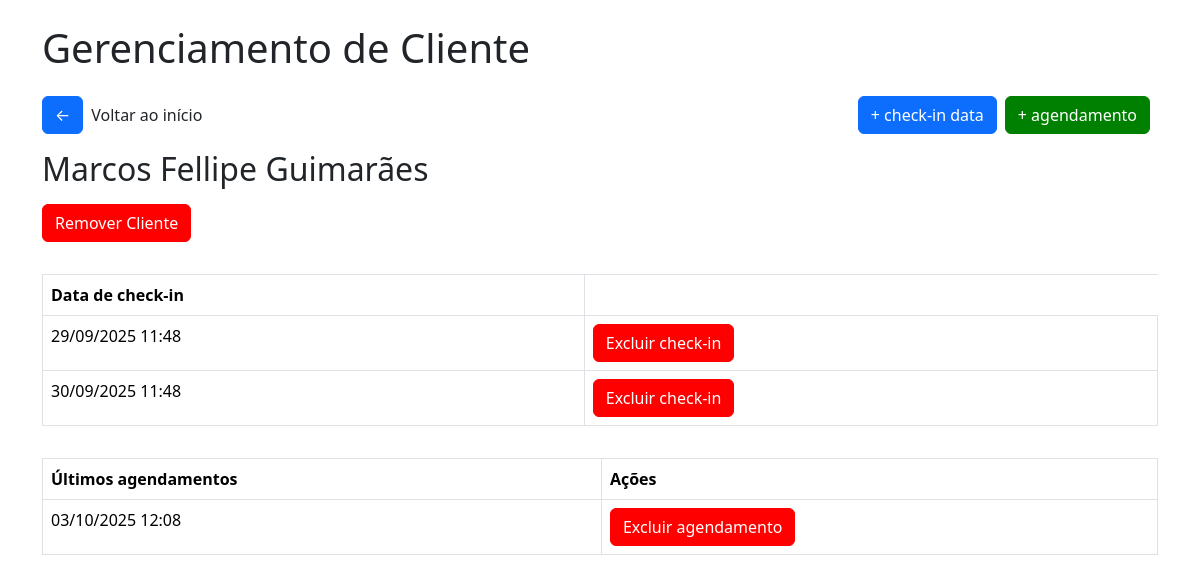
Screenshot of /clientelimpeza/1 with the database file from the repository.
### tables this page shows
CREATE TABLE cliente_limpeza (
        id INTEGER PRIMARY KEY AUTOINCREMENT,
        nome TEXT NOT NULL,
        status BOOLEAN DEFAULT FALSE,
        checkins INTEGER DEFAULT 0
    );

CREATE TABLE checkin_limpeza (
        id INTEGER PRIMARY KEY AUTOINCREMENT,
        cliente_id INTEGER,
        data DATETIME,
        FOREIGN KEY(cliente_id) REFERENCES clientes(id)
    );

CREATE TABLE historico_agendamento_limpeza (
        id INTEGER PRIMARY KEY AUTOINCREMENT,
        cliente_id INTEGER,
        data DATETIME,
        FOREIGN KEY(cliente_id) REFERENCES clientes(id)
    );

### app/views/limpeza.py (the view)
@app.route('/clientelimpeza/<int:cliente_id>')
def cliente_limpeza(cliente_id):
    conn = get_db_connection()
    cliente = conn.execute("SELECT * FROM cliente_limpeza WHERE id = ?", (cliente_id,)).fetchone()
    checkins = conn.execute("SELECT * FROM checkin_limpeza WHERE cliente_id = ? ORDER BY data ASC", (cliente_id,))
    agendamentos = conn.execute("SELECT * FROM historico_agendamento_limpeza WHERE cliente_id = ? ORDER BY data ASC", (cliente_id,))
    return render_template('limpeza/cliente_limpeza.html', cliente=cliente, checkins=checkins, agendamentos=agendamentos)

### app/model/model.py (called while the page is built)
def get_db_connection():
    conn = sqlite3.connect('checkins.db')
    conn.row_factory = sqlite3.Row
    return conn

### app/templates/limpeza/cliente_limpeza.html (shortened to what this page needs)
<!DOCTYPE html>
<html lang="pt-br">
<head>
    <link href="https://cdn.jsdelivr.net/npm/bootstrap@5.3.2/dist/css/bootstrap.min.css" rel="stylesheet">
    <link rel="stylesheet" href="{{url_for('static', filename='css/style.css')}}">
    <link rel="stylesheet" href="{{url_for('static', filename='css/modal.css')}}">
</head>
<body>
    <div class="container">
        <h1 class="mb-4">
            Gerenciamento de Cliente
        </h1>
        <div class="box-btn-home">
            <div class="box"><a href="/limpeza" class="btn btn-primary btn-home">&#x2190</a>
            <p>Voltar ao início</p></div>
            <div class="box">
                <a href="/adcheckindatalimpeza/{{cliente.id}}" class="btn btn-primary btn-home">+ check-in data</a>
                <a href="/adicionaragendamentolimpeza/{{cliente.id}}" class="btn btn-primary btn-home green">+ agendamento</a>
            </div>
        </div>
        <h2 class="mb-3">
            {{cliente.nome}}
        </h2>
        <button class="btn btn-primary btn-remover" id="openModal">Remover Cliente</button>
        <table class="table table-bordered table-checkin">
            <thead>
                <tr>
                <th>Data de check-in</th>
                </tr>
            </thead>
            <tbody>
                {% for checkin in checkins %}
                <tr>
                <td>{{ checkin.data }}</td>
                <td><a href="/excluircheckinlimpeza/{{checkin.id}}" class="btn btn-primary btn-remover excludecheckin">Excluir check-in</a></td>
                </tr>
                {% endfor %}
            </tbody>
        </table>
        <table class="table table-bordered table-checkin">
            <thead>
                <tr>
                <th>Últimos agendamentos</th>
                <th>Ações</th>
                </tr>
            </thead>
            <tbody>
                {% for a in agendamentos %}
                <tr>
                <td>{{ a.data }}</td>
                <td><a href="/excluiragendamentolimpeza/{{a.id}}" class="btn btn-primary btn-remover excludecheckin">Excluir agendamento</a></td>
                </tr>
                {% endfor %}
            </tbody>
        </table>
</body>
</html>

### app/static/css/style.css (style rules this page uses)
body { padding: 24px; }
a { text-decoration: none; }
.btn-remover { background-color: red; border-color: red; }
.btn-home { margin-bottom: 16px; margin-right: 8px; }
.box-btn-home { width: 100%; display: flex; justify-content: space-between; align-items: center; }
.box-btn-home .box { display: flex; justify-content: center; align-items: center; }
.table-checkin { margin-top: 32px; }
.excludecheckin { color: white; }
.green { background-color: green; border-color:green; }

### rows the page displays
cliente_limpeza: nome "Marcos Fellipe Guimarães"
checkin_limpeza: data "29/09/2025 11:48"
checkin_limpeza: data "30/09/2025 11:48"
historico_agendamento_limpeza: data "03/10/2025 12:08"
